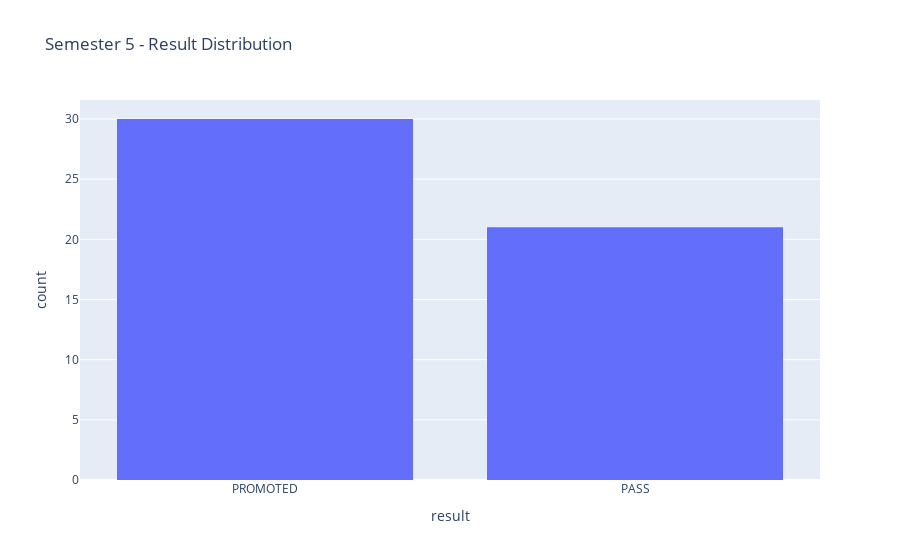

Notebook code for this chart:
### Code cell
sem_wise_result(data,'result',5)

### Figure 1 — Plotly figure (JSON) as saved in the notebook; plotly's stock layout.template omitted (floating-point values rounded to 4 significant figures)
{"data": [{"alignmentgroup": "True", "bingroup": "x", "hovertemplate": "result=%{x}<br>count=%{y}<extra></extra>", "legendgroup": "", "marker": {"color": "#636efa", "pattern": {"shape": ""}}, "name": "", "offsetgroup": "", "orientation": "v", "showlegend": false, "type": "histogram", "x": ["PROMOTED", "PASS", "PASS", "PROMOTED", "PROMOTED", "PROMOTED", "PASS", "PASS", "PROMOTED", "PASS", "PASS", "PROMOTED", "PROMOTED", "PROMOTED", "PROMOTED", "PASS", "PASS", "PROMOTED", "PROMOTED", "PROMOTED", "PASS", "PROMOTED", "PROMOTED", "PASS", "PROMOTED", "PROMOTED", "PROMOTED", "PROMOTED", "PROMOTED", "PASS", "PROMOTED", "PROMOTED", "PROMOTED", "PASS", "PROMOTED", "PROMOTED", "PROMOTED", "PROMOTED", "PROMOTED", "PROMOTED", "PROMOTED", "PROMOTED", "PASS", "PASS", "PASS", "PASS", "PASS", "PASS", "PASS", "PASS", "PASS"], "xaxis": "x", "yaxis": "y"}], "layout": {"autosize": true, "barmode": "relative", "legend": {"tracegroupgap": 0}, "title": {"text": "Semester 5 - Result Distribution"}, "xaxis": {"anchor": "y", "autorange": true, "domain": [0, 1], "range": [-0.5, 1.5], "title": {"text": "result"}, "type": "category"}, "yaxis": {"anchor": "x", "autorange": true, "domain": [0, 1], "range": [0, 31.58], "title": {"text": "count"}}}}
